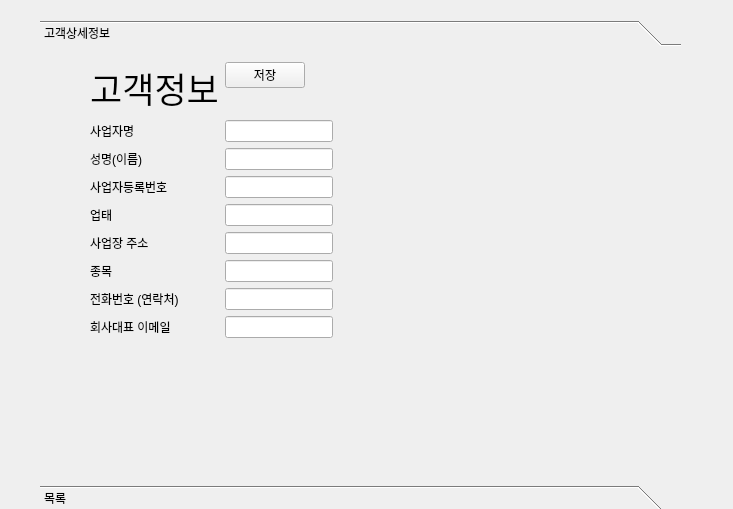
<?xml version="1.0" encoding="UTF-8"?>
<ui version="4.0">
 <class>FormCustomers</class>
 <widget class="QWidget" name="FormCustomers">
  <property name="geometry">
   <rect>
    <x>0</x>
    <y>0</y>
    <width>733</width>
    <height>509</height>
   </rect>
  </property>
  <property name="windowTitle">
   <string>Form</string>
  </property>
  <widget class="QToolBox" name="toolBox">
   <property name="geometry">
    <rect>
     <x>40</x>
     <y>20</y>
     <width>641</width>
     <height>491</height>
    </rect>
   </property>
   <property name="currentIndex">
    <number>0</number>
   </property>
   <widget class="QWidget" name="pageCusterInfo">
    <property name="geometry">
     <rect>
      <x>0</x>
      <y>0</y>
      <width>641</width>
      <height>423</height>
     </rect>
    </property>
    <attribute name="label">
     <string>고객상세정보</string>
    </attribute>
    <widget class="QWidget" name="formLayoutWidget">
     <property name="geometry">
      <rect>
       <x>50</x>
       <y>10</y>
       <width>511</width>
       <height>381</height>
      </rect>
     </property>
     <layout class="QFormLayout" name="formLayout">
      <property name="fieldGrowthPolicy">
       <enum>QFormLayout::FieldsStayAtSizeHint</enum>
      </property>
      <item row="1" column="0">
       <widget class="QLabel" name="label_7">
        <property name="font">
         <font>
          <pointsize>26</pointsize>
         </font>
        </property>
        <property name="layoutDirection">
         <enum>Qt::LeftToRight</enum>
        </property>
        <property name="text">
         <string>고객정보</string>
        </property>
        <property name="alignment">
         <set>Qt::AlignCenter</set>
        </property>
       </widget>
      </item>
      <item row="3" column="0">
       <widget class="QLabel" name="label">
        <property name="text">
         <string>사업자명  </string>
        </property>
       </widget>
      </item>
      <item row="3" column="1">
       <widget class="QLineEdit" name="lineEditBizName"/>
      </item>
      <item row="4" column="0">
       <widget class="QLabel" name="label_6">
        <property name="text">
         <string>성명(이름)</string>
        </property>
       </widget>
      </item>
      <item row="4" column="1">
       <widget class="QLineEdit" name="lineEditBizBossName"/>
      </item>
      <item row="6" column="0">
       <widget class="QLabel" name="label_2">
        <property name="text">
         <string>사업자등록번호 </string>
        </property>
       </widget>
      </item>
      <item row="6" column="1">
       <widget class="QLineEdit" name="lineEditBizNumber"/>
      </item>
      <item row="7" column="0">
       <widget class="QLabel" name="label_3">
        <property name="text">
         <string>업태 </string>
        </property>
       </widget>
      </item>
      <item row="7" column="1">
       <widget class="QLineEdit" name="lineEditBizType"/>
      </item>
      <item row="8" column="0">
       <widget class="QLabel" name="label_4">
        <property name="text">
         <string>사업장 주소</string>
        </property>
       </widget>
      </item>
      <item row="8" column="1">
       <widget class="QLineEdit" name="lineEditBizAddr"/>
      </item>
      <item row="9" column="0">
       <widget class="QLabel" name="label_5">
        <property name="text">
         <string>종목 </string>
        </property>
       </widget>
      </item>
      <item row="9" column="1">
       <widget class="QLineEdit" name="lineEdit_BizKind"/>
      </item>
      <item row="10" column="0">
       <widget class="QLabel" name="label_8">
        <property name="text">
         <string>전화번호 (연락처)</string>
        </property>
       </widget>
      </item>
      <item row="10" column="1">
       <widget class="QLineEdit" name="lineEdit_BizKind_2">
        <property name="inputMethodHints">
         <set>Qt::ImhDigitsOnly|Qt::ImhPreferUppercase</set>
        </property>
        <property name="maxLength">
         <number>15</number>
        </property>
       </widget>
      </item>
      <item row="11" column="0">
       <widget class="QLabel" name="label_17">
        <property name="text">
         <string>회사대표 이메일</string>
        </property>
       </widget>
      </item>
      <item row="11" column="1">
       <widget class="QLineEdit" name="lineEditBizEmail"/>
      </item>
      <item row="12" column="0">
       <layout class="QHBoxLayout" name="horizontalLayout"/>
      </item>
      <item row="1" column="1">
       <widget class="QPushButton" name="pushButtonSave">
        <property name="text">
         <string>저장</string>
        </property>
       </widget>
      </item>
     </layout>
    </widget>
   </widget>
   <widget class="QWidget" name="pageCustomList">
    <property name="geometry">
     <rect>
      <x>0</x>
      <y>0</y>
      <width>641</width>
      <height>423</height>
     </rect>
    </property>
    <attribute name="label">
     <string>목록 </string>
    </attribute>
    <widget class="QListWidget" name="listWidget">
     <property name="geometry">
      <rect>
       <x>10</x>
       <y>-20</y>
       <width>581</width>
       <height>351</height>
      </rect>
     </property>
    </widget>
   </widget>
  </widget>
 </widget>
 <resources/>
 <connections/>
</ui>
